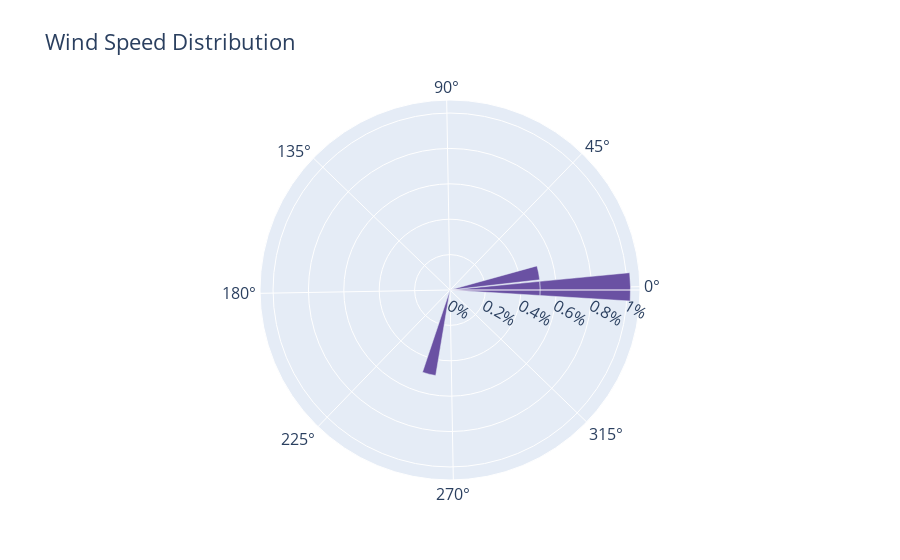

The code cell stored with this chart in its notebook:
### Code cell
# Wind graph experiments
#-----------------------------------------------------------------------------------
fig = go.Figure()
ws = raw_data[raw_data['wind_speed'].between(0,1)]

fig.add_trace(
    go.Barpolar(
        r=ws['wind_speed'],
        theta=ws['wind_dir'],
        name='0-1 m/s',
        marker_color='rgb(106,81,163)'
        
    )
)


fig.update_traces(text=['North', 'N-E', 'East', 'S-E', 'South', 'S-W', 'West', 'N-W'])
fig.update_layout(
    title='Wind Speed Distribution ',
    font_size=16,
    legend_font_size=8,
    polar_radialaxis_ticksuffix='%',
    polar_angularaxis_rotation=1,


)
fig.show()

### Figure 1 — Plotly figure (JSON) as saved in the notebook; plotly's stock layout.template omitted (floating-point values rounded to 4 significant figures)
{"data": [{"marker": {"color": "rgb(106,81,163)"}, "name": "0-1 m/s", "r": [0, 0.51, 0, 0, 0, 0, 0.51, 0, 0, 0, 0.51, 0.49], "text": ["North", "N-E", "East", "S-E", "South", "S-W", "West", "N-W"], "theta": [0, 0, 0, 0, 0, 0, 10, 0, 0, 0, 0, 255], "type": "barpolar"}], "layout": {"font": {"size": 16}, "legend": {"font": {"size": 8}}, "polar": {"angularaxis": {"rotation": 1}, "radialaxis": {"ticksuffix": "%"}}, "title": {"text": "Wind Speed Distribution "}}}
